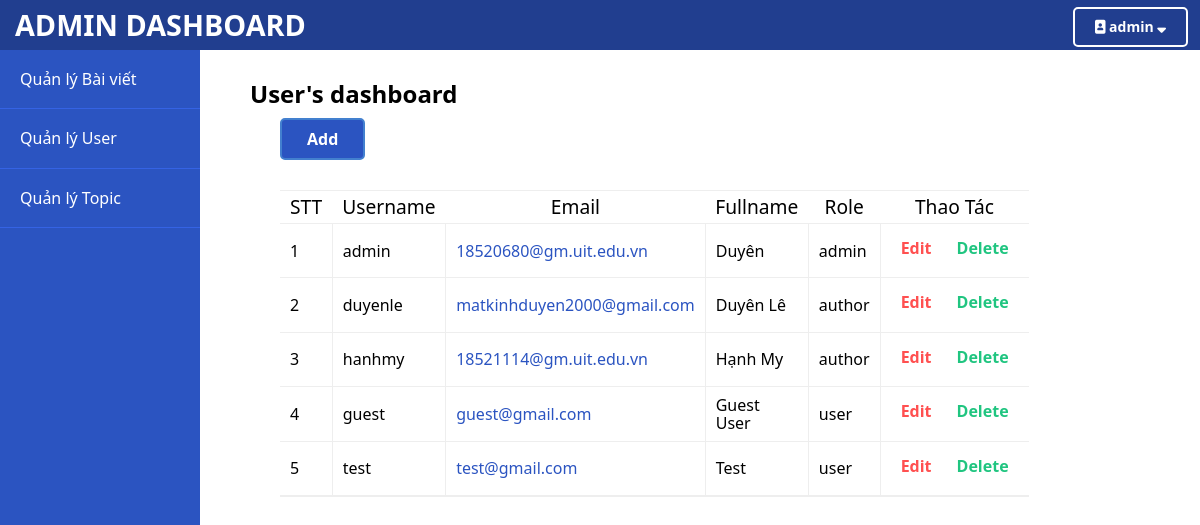
Screenshot of /admin/user/index.php (signed in) with the database file from the repository.
### tables this page shows
CREATE TABLE `users` (
  `id` int(11) NOT NULL,
  `email` varchar(255) NOT NULL,
  `username` varchar(255) NOT NULL,
  `password` varchar(255) NOT NULL,
  `fullname` varchar(255) NOT NULL,
  `role_id` int(11) NOT NULL,
  `verification_hash` varchar(255) NOT NULL,
  `IsActivated` tinyint(1) NOT NULL,
  `create_date` timestamp NOT NULL DEFAULT current_timestamp(),
  `update_date` timestamp NOT NULL DEFAULT current_timestamp() ON UPDATE current_timestamp()
);

CREATE TABLE `roles` (
  `id` int(11) NOT NULL,
  `role` varchar(255) NOT NULL
);

### models/UserModel.php (called while the page is built, shortened)
<?php
require_once(ROOT_PATH . "/include/config.php");
class User
{
    public function GetAllUsers()
    {
        global $conn;
        $sql = "SELECT * FROM users";
        $result = mysqli_query($conn, $sql);
        $posts = mysqli_fetch_all($result, MYSQLI_ASSOC);
        $final = array();
        foreach ($posts as $post) {
            array_push($final, $post);
        }
        return $final;
    }
    public function getRoleById($id)
    {
        global $conn;
        $sql = "SELECT `role` FROM roles WHERE id = $id";
        $result = mysqli_query($conn, $sql);
        $final = mysqli_fetch_array($result);
        return $final;
    }
}

### admin/user/index.php (the view, shortened to what this page needs)
<?php
require_once(ROOT_PATH . '/models/UserModel.php');
$user_model = new User();
if (isset($_SESSION['user_id']) && $_SESSION['user_role_id'] === 1) {
    $users = $user_model->GetAllUsers(); ?>
<?php
include(ROOT_PATH . '/admin/include/head.php'); ?>
</head>
<body>
    <div class="admin-header">
    <div class="logo">
        <a href="<?php echo BASE_URL . "dashboard/"; ?>">ADMIN DASHBOARD</a>
    </div>
    <?php include(ROOT_PATH . '/admin/include/menu.php'); ?>
    </div>
    <div class="admin-wrap">
        <?php include(ROOT_PATH . '/admin/include/sidebar.php'); ?>
        <div class="admin-content">
            <h2 class="page-title">User's dashboard</h2>
            <div class="btn"><a href="<?php echo BASE_URL . 'add-user/'?>" class="add-btn">Add</a></div>
            <div class="content">
                <div class="user-table">
                    <table>
                        <thead>
                            <tr>
                                <th>STT</th>
                                <th>Username</th>
                                <th>Email</th>
                                <th>Fullname</th>
                                <th>Role</th>
                                <th>Thao Tác</th>
                            </tr>
                        </thead>
                        <tbody>
                            <?php
    $STT = 1;
    foreach ($users as $user) {?>
                            <tr>
                                <td><?php echo $STT; ?></td>
                                <td>
                                    <span style="font-weight: 500;"><?php echo $user['username']; ?></span>
                                </td>
                                <td class="Email">
                                    <?php echo '<span style="color: #2B54C1;">'. $user['email'] .'</span>'; ?>
                                </td>
                                <td class="fullname">
                                    <?php echo  $user['fullname'] ; ?>
                                </td>
                                <td class="role">
                                    <?php $role = $user_model->getRoleById($user['role_id']); echo $role['role'] ?>
                                </td>
                                <td class="thaotac">
                                    <div class="btn-group">
                                        <a href="<?php echo BASE_URL . 'edit-user/' . $user['id']; ?>" class="edit-btn">Edit</a>
                                        <a href="<?php echo BASE_URL . 'delete-user/'. $user['id']; ?>"
                                            class="delete-btn" onclick="return confirm('Bạn có chắc chắn muốn tài khoản này?')">Delete</a>
                                    </div>
                                </td>
                            </tr>
                            <?php
                        $STT++;
                        }; ?>
                        </tbody>
                    </table>
                </div>
            </div>
        </div>
    </div>
</body>
</html>
<?php
} else {
                            header('location: ' . BASE_URL);
                        }?>

### assets/css/admin-style.css (style rules this page uses)
* { box-sizing: border-box; padding: 0px; margin: 0px; font-family: 'Segoe UI', Tahoma, Geneva, Verdana, sans-serif; }
.admin-header { height: var(--admin-header-height); width: 100%; background-color: #213e8f; color: white; position: fixed; top: 0; left: 0; display: flex; justify-content: space-between; }
.admin-header .logo { margin-top: 8px; }
.admin-header .logo a { text-decoration: none; color: white; padding: 5px 15px; font-size: 1.8rem; font-weight: 600; }
.admin-content { padding: 30px 50px; margin-left: var(--admin-sidebar-width); margin-top: var(--admin-header-height); overflow-y: auto; }
div.topic-table, div.post-table, div.user-table { padding: 30px; overflow: auto; margin: 0 auto; }
table { width: 80%; }
table::after { content: ""; display: block; clear: both; }
table, th, td { border-bottom: 1px solid #eeeeee; border-collapse: collapse; }
th, td { padding: 5px 10px; }
td { border-right: 1px solid #eeeeee; }
td:last-child { border-right: none; }
th { border-top: 1px solid #eeeeee; font-size: 1.2rem; font-weight: 500; }
.btn-group { display: flex; justify-content: center; }
.btn-group a { padding: 10px; margin: 0 5px 5px 0; border-radius: 5px; font-weight: 600; display: inline-block; text-decoration: none; }
.btn-group a:last-child { margin-right: 0; }
div.btn { display: block; }
.add-btn { border: 2px solid #4380cf; background-color: #2B54C1; color: white; margin: 10px 0 0 30px; padding: 10px 25px; border-radius: 5px; display: inline-block; font-weight: bold; text-decoration: none; }
.edit-btn { color: #ff5050; }
.delete-btn { color: #20c580; }

### rows the page displays
users: username "admin", email "18520680@gm.uit.edu.vn", fullname "Duyên", role.role "admin"
users: username "duyenle", email "matkinhduyen2000@gmail.com", fullname "Duyên Lê", role.role "author"
users: username "hanhmy", email "18521114@gm.uit.edu.vn", fullname "Hạnh My", role.role "author"
users: username "guest", email "guest@gmail.com", fullname "Guest User", role.role "user"
users: username "test", email "test@gmail.com", fullname "Test", role.role "user"

### other values shown
$_SESSION['user_username'] "admin"
